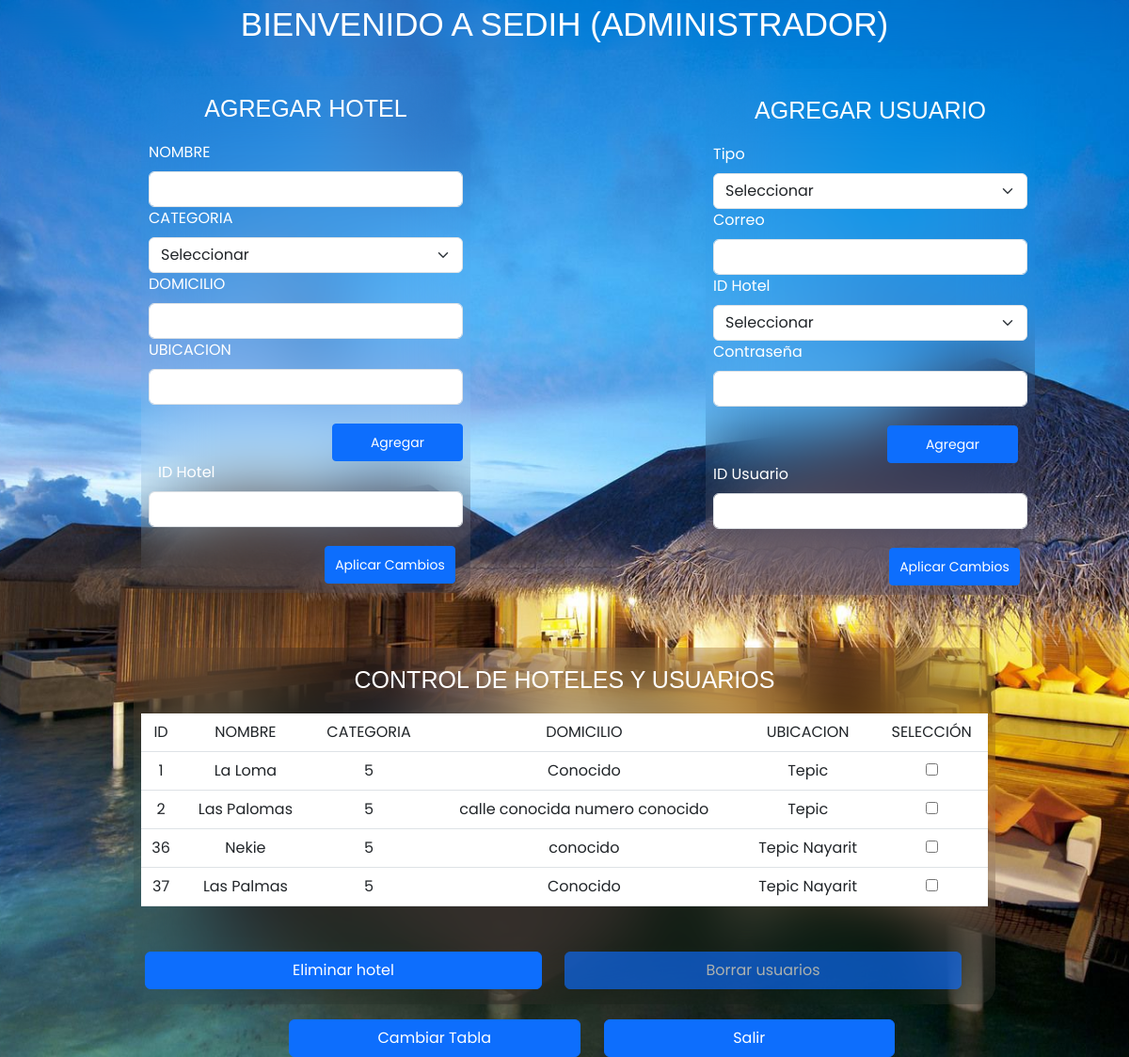
Screenshot of /administrador.php with the database file from the repository.
### tables this page shows
CREATE TABLE `hotel` (
    `idHotel` int(11) NOT NULL,
    `nombre` varchar(50) DEFAULT NULL,
    `categoria` int(11) DEFAULT NULL,
    `domicilio` varchar(150) DEFAULT NULL,
    `ocupacion` double DEFAULT NULL,
    `ubicacion` varchar(100) DEFAULT NULL,
    `noHabitaciones` int(11) NOT NULL
);

### administrador.php (the view, shortened to what this page needs)
<?php
$hotelid = isset($_GET['hotelid']) ? $_GET['hotelid'] : '';
?>
<!DOCTYPE html>
<html lang="en">
<head>
	<link href="https://cdn.jsdelivr.net/npm/bootstrap@5.3.0-alpha3/dist/css/bootstrap.min.css" rel="stylesheet">
	<link rel="stylesheet" href="index.css">
</head>
<body style="background: url('./src/assets/Fondo7.jpg') no-repeat; background-position: center; background-size: cover;">
<div style=" background: transparent; border-radius: 20px;  backdrop-filter: blur(10px); text-align: center; color: white; font-family: Impact, Haettenschweiler, 'Arial Narrow Bold', sans-serif; font-size: 35px;"> BIENVENIDO A SEDIH (ADMINISTRADOR)</div>
<div style="display: flex;">
<div class="col-4 mt-3;" style=" margin-left: auto; margin-right: auto; margin-top: 8px; margin-bottom: 8px">
<form class="row g-3" style="margin-left: 50px; margin-right: 0px; margin-top: 20px; background: transparent; border-radius: 20px;  backdrop-filter: blur(35px);"
	action="validarOpcionesAdmin.php?id=<?php echo $hotelid ?>" method="post" onsubmit="return validateCategoria()">
			<div class="col-md-13">
				<div
					style="background: transparent; border-radius: 20px;  backdrop-filter: blur(10px); text-align: CENTER; color: WHITE; font-family: Impact, Haettenschweiler, 'Arial Narrow Bold', sans-serif; font-size: 25px;" >
					AGREGAR HOTEL
				</div>
			</div>
			<div class="col-md-12">
				<label for="input" class="form-label">NOMBRE</label>
				<input type="text" class="form-control" name="Nombre" required>
				<label for="input" class="form-label">CATEGORIA</label>
				<select class="form-select" aria-label="Default select example"  name="Categoria"required>
					<option value="0">Seleccionar</option>
				</select>
				<label for="input" class="form-label">DOMICILIO</label>
				<input type="text" class="form-control" name="Domicilio"required>
				<label for="input" class="form-label">UBICACION</label>
				<input type="text" class="form-control" name="Ubicacion"required>
					<div class="d-flex justify-content-end" style="margin-top:20px">
						<button type="submit" class="btn btn-primary btn-sm float-end col-md-5" value="agregar" name="accion">
							Agregar
						</button>
						</div>
					<label for="input" class="form-label" style="margin-left: 10px;" >ID Hotel</label>
				<input type="text" class="form-control" name="idH">
					<div class="d-flex justify-content-end" style="margin-top:20px; margin-bottom:10px;">
						<button type="submit" class="btn btn-primary btn-sm float-end col-md-5" value = "actualizar" name="accion" style="margin-left: 10px; margin-right: 8px">
						Aplicar Cambios
						</button>
					</div>
			</div>
	</form>
</div>
<div class="col-4 mt-3;" style=" margin-left: auto; margin-right: auto; margin-top 8px; margin-bottom: 8px">
	<form class="row g-3" style="margin-left: 50px; margin-right: 0px; margin-top: 20px; background: transparent; border-radius: 20px;  backdrop-filter: blur(35px);"
	action="validarOpcionesAdmin.php?id=<?php echo $hotelid ?>" method="post" onsubmit="return validateTipoidHotel()">
		<div class="col-md-13">
			<div
			style="background: transparent; border-radius: 20px;  backdrop-filter: blur(10px); text-align: CENTER; color: WHITE; font-family: Impact, Haettenschweiler, 'Arial Narrow Bold', sans-serif; font-size: 25px; margin-top: 10px; " >
					AGREGAR USUARIO
			</div>
		</div>
		<div class="col-md-12">
			<label for="input" class="form-label">Tipo</label>
			<select class="form-select" aria-label="Default select example" name="tipo" required >
				<option id="0" value="0" selected>Seleccionar</option>
			</select>
			<label for="input" class="form-label">Correo</label>
			<input type="text" class="form-control" name="correo" required>
	    	<label for="input" class="form-label">ID Hotel</label>
			<select class="form-select" aria-label="Default select example"  name="idHo"required>
				<option value="0">Seleccionar</option>
			</select>
			<label for="input" class="form-label">Contraseña</label>
			<input type="text" class="form-control" name="contra" required>
			<div class="d-flex justify-content-end" style="margin-top:20px">
				<button type="submit" class="btn btn-primary btn-sm float-end col-md-5" value="agregar" name="accion2"style="margin-left: 8px; margin-right: 10px">
				Agregar
				</button>
			</div>
			<label for="input" class="form-label">ID Usuario</label>
			<input type="text" class="form-control" name="idUs" >
			<div class="d-flex justify-content-end" style="margin-top:20px; margin-bottom:10px">
				<button type="submit" class="btn btn-primary btn-sm float-end col-md-5" value= "actualizar" name="accion2" style="margin-left: 10px; margin-right: 8px">
				Aplicar Cambios
				</button>
			</div>
		</div>
  </form>
</div>
</div>
<div class="container mt-5">
	<form class="row g-3"
		style="margin-left: 100px; margin-right: 100px; margin-top: 20px; background: transparent; border-radius: 20px;  backdrop-filter: blur(35px);"
		action="validarOpcionesAdmin.php?id=<?php echo $hotelid ?>" method="post">
		<div
			style=" background: transparent; border-radius: 20px;  backdrop-filter: blur(10px); text-align: CENTER; color: WHITE; font-family: Impact, Haettenschweiler, 'Arial Narrow Bold', sans-serif; font-size: 25px;"
			id = 'etiquetaHotelUsuario'>
			CONTROL DE HOTELES Y USUARIOS</div>
		<div style="background-color: transparent ;" >
		<div class="table-responsive"  style="display: flex; justify-content: center;" id="TablaHoteles">
			<table style="color: white; width: 100%; margin-left: auto; margin-right: auto; "  class="table" >
				<tr style='text-align: center;'>
					<td>ID</td>
					<td>NOMBRE</td>
					<td>CATEGORIA</td>
					<td>DOMICILIO</td>
					<td>UBICACION</td>
					<td title='SELECCIONE LOS REGISTROS QUE DESEA ELIMINAR'>SELECCIÓN</td>
				</tr>
				<?php
				include("src/database/conexion_bd.php");
				$query = "SELECT * FROM hotel";
				$result = mysqli_query($conexion, $query);
				while ($row = mysqli_fetch_assoc($result)) {
					echo "<tr style='text-align: center;'>";
					echo "<td>" . $row["idHotel"] . "</td>";
					echo "<td>" . $row["nombre"] . "</td>";
					echo "<td>" . $row["categoria"] . "</td>";
					echo "<td>" . $row["domicilio"] . "</td>";
					echo "<td>" . $row["ubicacion"] . "</td>";
					echo "<td title='SELECCIONE LOS REGISTROS QUE DESEA ELIMINAR'><input type='checkbox' name='eliminar[]' value='" . $row["idHotel"] . "'></td>";
					echo "</tr>";
				}
				?>
			</table>
			</div>
		</div>
		<div class="row">
			<div class="col-sm-12 col-md-6 col-lg-6 col-xl-6 mt-3 mb-3">
				<button type="submit" class="btn btn-primary"  value="eliminar" id="eliminarHotel"name="accion3">Eliminar hotel</button>
			</div>
			<div class="col-sm-12 col-md-6 col-lg-6 col-xl-6 mt-3 mb-3">
				<button type="submit" class="btn btn-primary"  value="borrarusuarios" id="borrarUsuarios" name="accion3" disabled>Borrar usuarios</button>
			</div>
		</div>
	</form>
</div>
<div class="container mt-3">
	<div class="col-8" style=" display: flex; text-align: center; margin-left: 195px; margin-top: 15px; margin-bottom: 0 px;" >
		<button id="boton" type="button" class="btn btn-primary" style="margin-right: 10px; display: inline-block; margin-left: 70px;">Cambiar Tabla</button>
		<button type="button" class="btn btn-primary" onclick="window.location.href='index.php';" style="display: inline-block; margin-left: 15px; margin-right: 30px;">Salir</button>
	</div>
</div>
</body>
</html>

### index.css (style rules this page uses)
* { margin: 0; padding: 0; font-family: 'poppins',sans-serif; }
button { width: 100%; height: 40px; border-radius: 40px; background: #fff; border: none; outline: none; cursor: pointer; font-size: 1em; font-weight: 600; }
.form-label { color: white; }

### rows the page displays
hotel: idHotel "1", nombre "La Loma", categoria "5", domicilio "Conocido", ubicacion "Tepic"
hotel: idHotel "2", nombre "Las Palomas", categoria "5", domicilio "calle conocida numero conocido", ubicacion "Tepic"
hotel: idHotel "36", nombre "Nekie", categoria "5", domicilio "conocido", ubicacion "Tepic Nayarit"
hotel: idHotel "37", nombre "Las Palmas", categoria "5", domicilio "Conocido", ubicacion "Tepic Nayarit"
